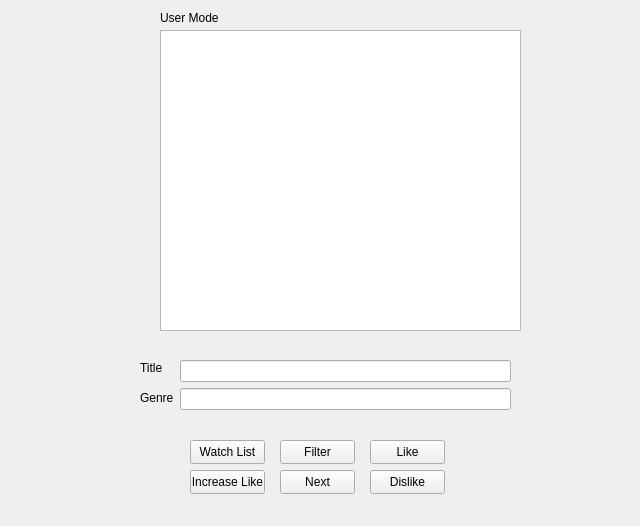
<?xml version="1.0" encoding="UTF-8"?>
<ui version="4.0">
 <class>GUI_USER</class>
 <widget class="QWidget" name="GUI_USER">
  <property name="geometry">
   <rect>
    <x>0</x>
    <y>0</y>
    <width>640</width>
    <height>526</height>
   </rect>
  </property>
  <property name="windowTitle">
   <string>GUI_USER</string>
  </property>
  <widget class="QListWidget" name="UserListWidget">
   <property name="geometry">
    <rect>
     <x>160</x>
     <y>30</y>
     <width>361</width>
     <height>301</height>
    </rect>
   </property>
  </widget>
  <widget class="QPushButton" name="filterButton">
   <property name="geometry">
    <rect>
     <x>280</x>
     <y>440</y>
     <width>75</width>
     <height>24</height>
    </rect>
   </property>
   <property name="text">
    <string>Filter</string>
   </property>
  </widget>
  <widget class="QPushButton" name="userWatchListButton">
   <property name="geometry">
    <rect>
     <x>190</x>
     <y>440</y>
     <width>75</width>
     <height>24</height>
    </rect>
   </property>
   <property name="text">
    <string>Watch List</string>
   </property>
  </widget>
  <widget class="QPushButton" name="LikeButton">
   <property name="geometry">
    <rect>
     <x>370</x>
     <y>440</y>
     <width>75</width>
     <height>24</height>
    </rect>
   </property>
   <property name="text">
    <string>Like</string>
   </property>
  </widget>
  <widget class="QPushButton" name="NextButton">
   <property name="geometry">
    <rect>
     <x>280</x>
     <y>470</y>
     <width>75</width>
     <height>24</height>
    </rect>
   </property>
   <property name="text">
    <string>Next</string>
   </property>
  </widget>
  <widget class="QPushButton" name="dislikeButton">
   <property name="geometry">
    <rect>
     <x>370</x>
     <y>470</y>
     <width>75</width>
     <height>24</height>
    </rect>
   </property>
   <property name="text">
    <string>Dislike</string>
   </property>
  </widget>
  <widget class="QPushButton" name="increaseLikeButton">
   <property name="geometry">
    <rect>
     <x>190</x>
     <y>470</y>
     <width>75</width>
     <height>24</height>
    </rect>
   </property>
   <property name="text">
    <string>Increase Like</string>
   </property>
  </widget>
  <widget class="QLabel" name="label">
   <property name="geometry">
    <rect>
     <x>140</x>
     <y>360</y>
     <width>49</width>
     <height>16</height>
    </rect>
   </property>
   <property name="text">
    <string>Title</string>
   </property>
  </widget>
  <widget class="QLabel" name="label_2">
   <property name="geometry">
    <rect>
     <x>140</x>
     <y>390</y>
     <width>49</width>
     <height>16</height>
    </rect>
   </property>
   <property name="text">
    <string>Genre</string>
   </property>
  </widget>
  <widget class="QLabel" name="label_3">
   <property name="geometry">
    <rect>
     <x>160</x>
     <y>10</y>
     <width>61</width>
     <height>16</height>
    </rect>
   </property>
   <property name="text">
    <string>User Mode</string>
   </property>
  </widget>
  <widget class="QWidget" name="">
   <property name="geometry">
    <rect>
     <x>180</x>
     <y>360</y>
     <width>331</width>
     <height>50</height>
    </rect>
   </property>
   <layout class="QVBoxLayout" name="verticalLayout">
    <item>
     <widget class="QLineEdit" name="TitleLineEdit"/>
    </item>
    <item>
     <widget class="QLineEdit" name="GenreLineEdit"/>
    </item>
   </layout>
  </widget>
 </widget>
 <resources/>
 <connections/>
</ui>
